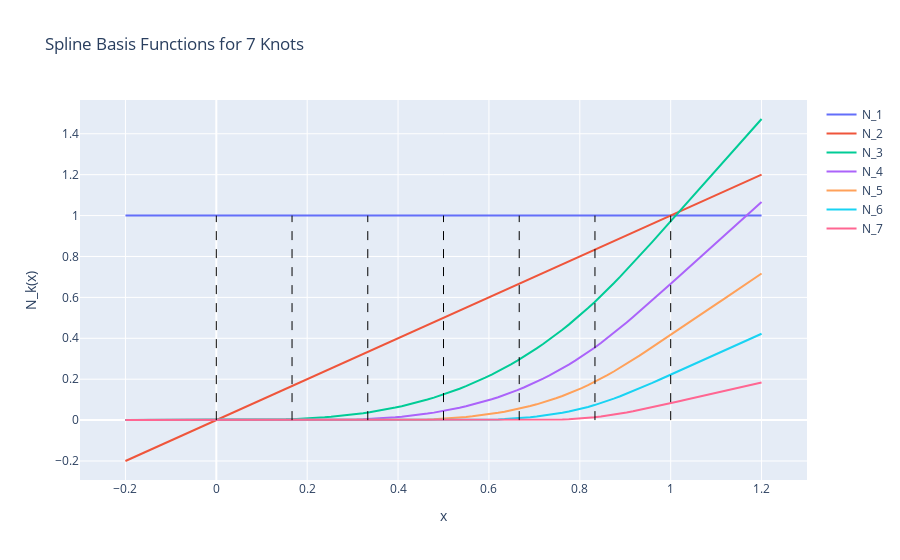

The cell this chart's notebook holds for it:
### Code cell
## let's plot the basis functions for K knots
def plot_basis_functions(K: int) -> go.Figure:
    knots = np.linspace(0, 1, K)
    plot_min, plot_max = -0.2, 1.2
    xs = np.linspace(plot_min, plot_max, 100)
    basis_evaluations = [N_k(k, xs, knots) for k in range(1, K + 1)]
    basis_figure = go.Figure()
    # add dotted lines at the knots
    for knot in knots:
        basis_figure.add_shape(
            dict(
                type="line",
                x0=knot,
                y0=0,
                x1=knot,
                y1=1,
                line=dict(color="black", width=1, dash="dash"),
            )
        )
    for k, basis in enumerate(basis_evaluations):
        basis_figure.add_trace(go.Scatter(x=xs, y=basis, mode="lines", name=f"N_{k+1}"))
    buffer = 0.1
    basis_figure.update_layout(
        title=f"Spline Basis Functions for {K} Knots",
        xaxis_title="x",
        yaxis_title="N_k(x)",
    )
    basis_figure.update_xaxes(range=[plot_min - buffer, plot_max + buffer])
    return basis_figure


basis_fig = plot_basis_functions(K=7)
basis_fig
